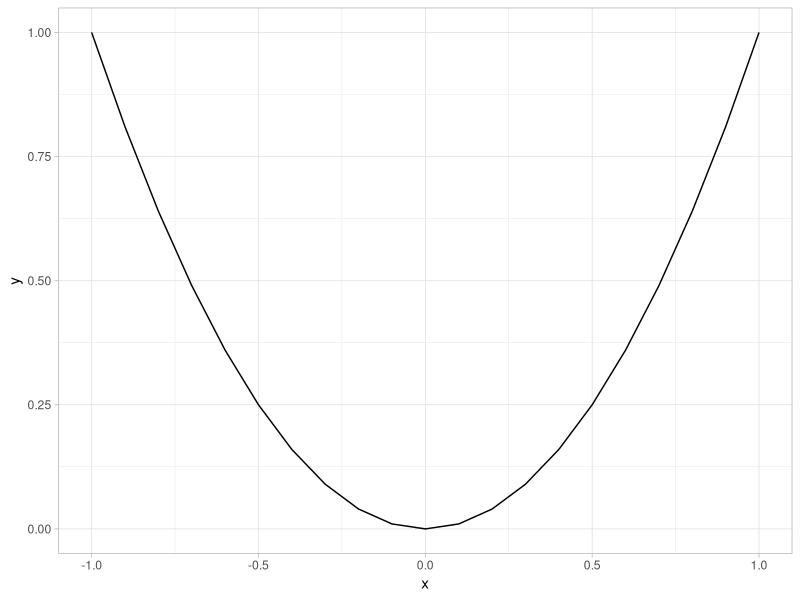
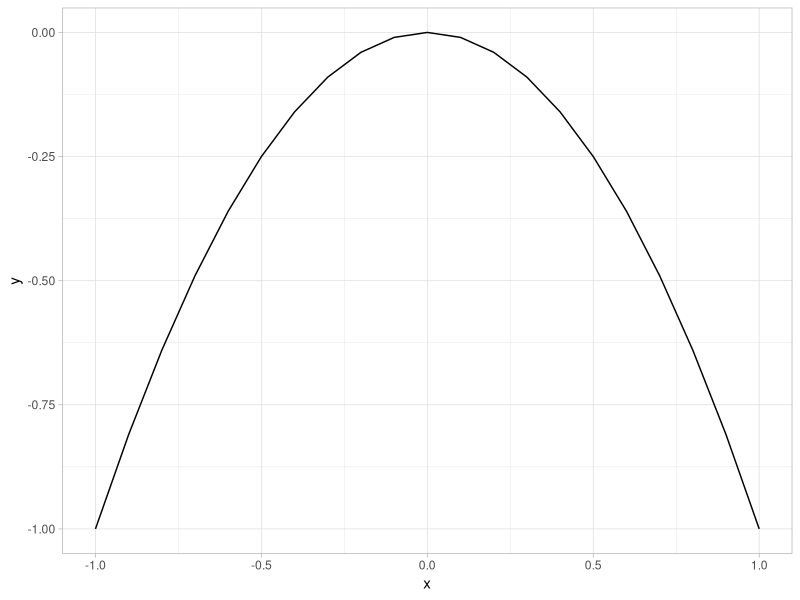

Here is the R script that generated these plots, in order:
## ---- chunk 1
#| label: load_packages
#| warning: false
#| message: false

library(tidyverse)
## ---- chunk 2
#| label: counterexample1
#| fig-align: "center"

x<- seq(-1,1, by=0.1)
y<-x^2
ggplot()+
  geom_line(aes(x=x,y=y))+
  theme_light()
## ---- chunk 3
#| label: counterexample2
#| fig-align: "center"

y<-(-1)*(x^2)
ggplot()+
  geom_line(aes(x=x,y=y))+
  theme_light()
